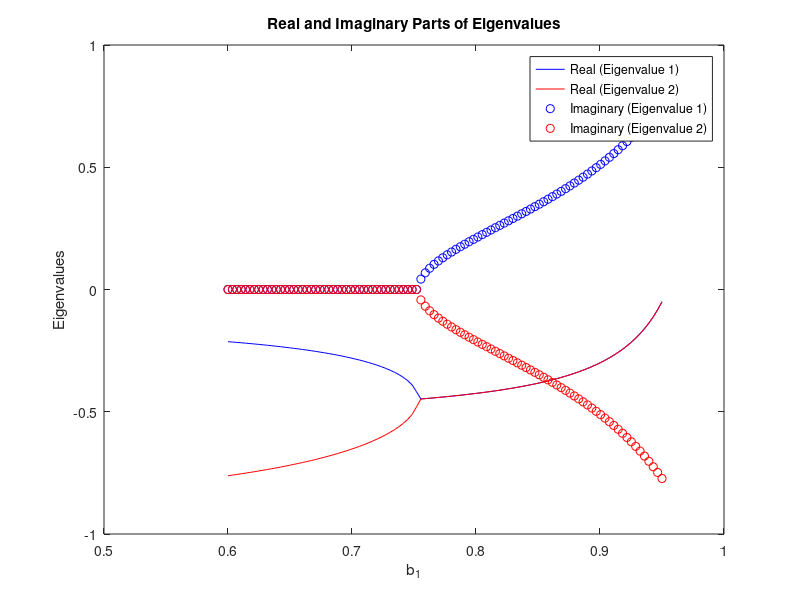

MATLAB code for this plot:
% Parameters
delta = 0.1;
alpha_1 = 0.03;
alpha_2 = 0.05;

Iss=1;
Xss=Iss/delta;
alpha_0= (1+alpha_1/delta-alpha_2)*Iss;

% Varying parameter b_1 range
b_1_range = linspace(0.6, 0.95, 100);

% Initial conditions
X0 = Xss;
I0 = Iss;

% Preallocate arrays to store results
X_vals = zeros(length(b_1_range), 1);
I_vals = zeros(length(b_1_range), 1);

% Preallocate arrays to store eigenvalues
eigenvalues_real = zeros(length(b_1_range), 2);
eigenvalues_imag = zeros(length(b_1_range), 2);

% Loop through varying parameter b_1 values
for i = 1:length(b_1_range)
    b_1 = b_1_range(i);
    
    % Define the system of equations
    dydt = @(t, y) [
        - delta * y(1) + y(2);
       (1/(1-b_1))* ( alpha_0 - alpha_1 * y(1) + (alpha_2 + b_1 - 1) * y(2) )
    ];
    
    % Solve the system using ODE solver
    [t, y] = ode45(dydt, [0 100], [X0; I0]);
    
    % Store the final values for plotting
    X_vals(i) = y(end, 1);
    I_vals(i) = y(end, 2);
    
    % Calculate Jacobian matrix
    J = [
        - delta, 1;
        -alpha_1/(1-b_1), (alpha_2 + b_1 - 1)/(1-b_1)
    ];
    
    % Calculate eigenvalues
    eigvals = eig(J);
    eigenvalues_real(i, :) = real(eigvals);
    eigenvalues_imag(i, :) = imag(eigvals);
end

% Plot results
% figure;
% 
% subplot(3, 1, 1);
% plot(b_1_range, X_vals);
% xlabel('b_1');
% ylabel('X');
% title('X vs. b_1');
% 
% subplot(3, 1, 2);
% plot(b_1_range, I_vals);
% xlabel('b_1');
% ylabel('I');
% title('I vs. b_1');

figure;
plot(b_1_range, eigenvalues_real(:, 1), 'b', b_1_range, eigenvalues_real(:, 2), 'r');
hold on;
plot(b_1_range, eigenvalues_imag(:, 1), 'bo', b_1_range, eigenvalues_imag(:, 2), 'ro');
xlabel('b_1');
ylabel('Eigenvalues');
title('Real and Imaginary Parts of Eigenvalues');
legend('Real (Eigenvalue 1)', 'Real (Eigenvalue 2)', 'Imaginary (Eigenvalue 1)', 'Imaginary (Eigenvalue 2)');
hold off;


